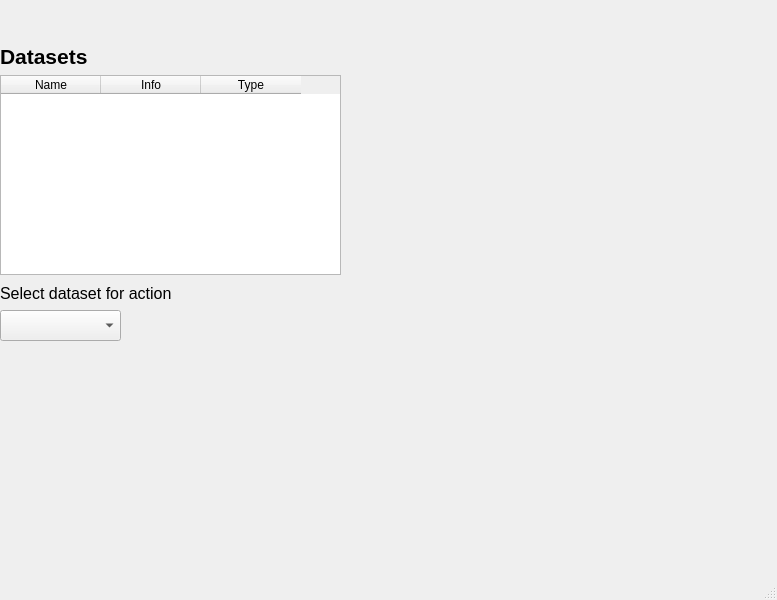
<?xml version="1.0" encoding="UTF-8"?>
<ui version="4.0">
 <class>MainWindow</class>
 <widget class="QMainWindow" name="MainWindow">
  <property name="geometry">
   <rect>
    <x>0</x>
    <y>0</y>
    <width>777</width>
    <height>600</height>
   </rect>
  </property>
  <property name="windowTitle">
   <string>MainWindow</string>
  </property>
  <widget class="QWidget" name="centralwidget">
   <widget class="QLabel" name="label">
    <property name="geometry">
     <rect>
      <x>0</x>
      <y>280</y>
      <width>179</width>
      <height>27</height>
     </rect>
    </property>
    <property name="font">
     <font>
      <pointsize>12</pointsize>
     </font>
    </property>
    <property name="text">
     <string>Select dataset for action</string>
    </property>
   </widget>
   <widget class="QComboBox" name="dataBox">
    <property name="geometry">
     <rect>
      <x>0</x>
      <y>310</y>
      <width>121</width>
      <height>31</height>
     </rect>
    </property>
    <property name="maximumSize">
     <size>
      <width>200</width>
      <height>50</height>
     </size>
    </property>
    <property name="font">
     <font>
      <pointsize>10</pointsize>
     </font>
    </property>
   </widget>
   <widget class="QWidget" name="">
    <property name="geometry">
     <rect>
      <x>0</x>
      <y>44</y>
      <width>341</width>
      <height>231</height>
     </rect>
    </property>
    <layout class="QVBoxLayout" name="verticalLayout">
     <item>
      <widget class="QLabel" name="label_2">
       <property name="font">
        <font>
         <pointsize>16</pointsize>
         <weight>75</weight>
         <bold>true</bold>
        </font>
       </property>
       <property name="text">
        <string>Datasets</string>
       </property>
      </widget>
     </item>
     <item>
      <widget class="QTableWidget" name="dataTable">
       <column>
        <property name="text">
         <string>Name</string>
        </property>
       </column>
       <column>
        <property name="text">
         <string>Info</string>
        </property>
       </column>
       <column>
        <property name="text">
         <string>Type</string>
        </property>
       </column>
      </widget>
     </item>
    </layout>
   </widget>
  </widget>
  <widget class="QMenuBar" name="menubar">
   <property name="geometry">
    <rect>
     <x>0</x>
     <y>0</y>
     <width>777</width>
     <height>21</height>
    </rect>
   </property>
  </widget>
  <widget class="QStatusBar" name="statusbar"/>
 </widget>
 <resources/>
 <connections/>
</ui>
